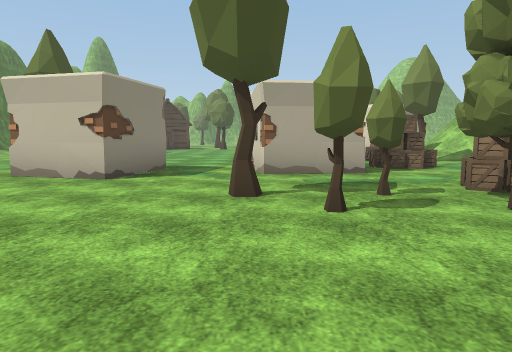
[1] (above)

24 first-person views from a walk through a 3-D level made in the Unity game engine. The camera is 1.3 m above the floor, tilts 6° down and sees 70° across. The floor is counted in squares, 2 m on a side. Each view is taken from the middle of a square. On the plan, view 1 faces up. The plan holds only what a view shows up to about 11 squares ahead; the rest is blank. The place goes on beyond the plan. The player character is not drawn. Some surface patterns are stand-ins.

[2]
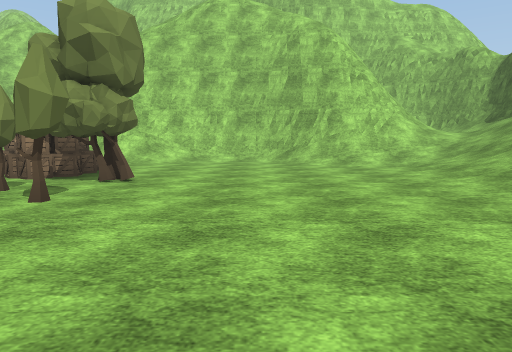

[3]
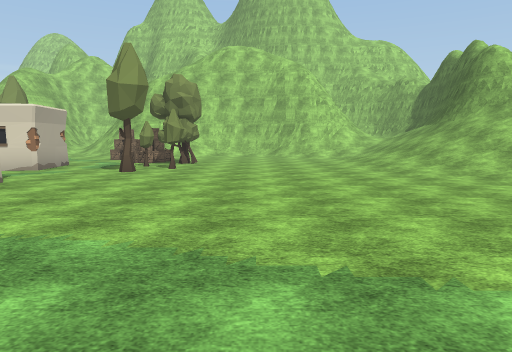

[4]
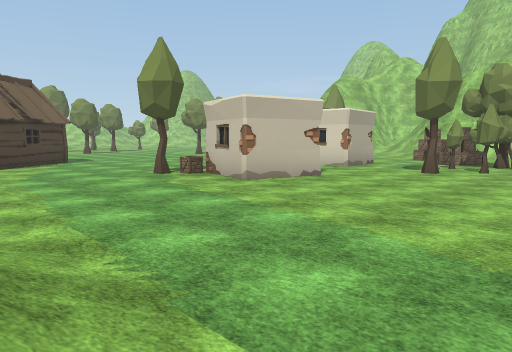

[5]
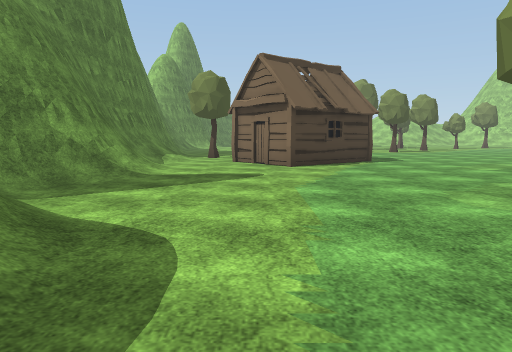

[6]
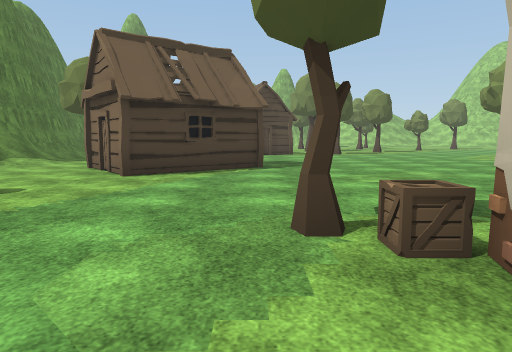

[7]
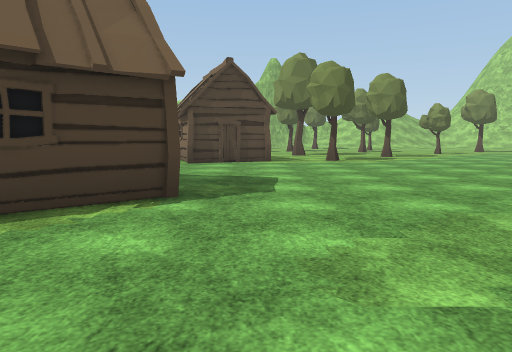

[8]
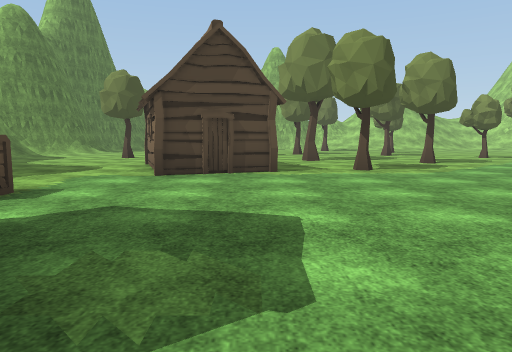

[9]
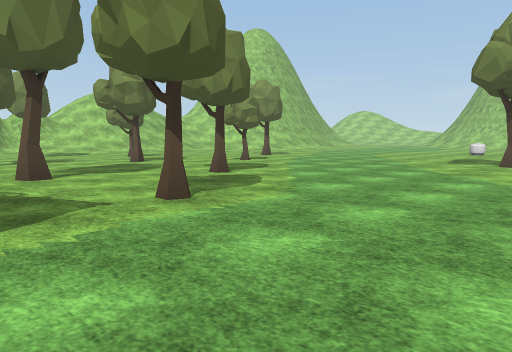

[10]
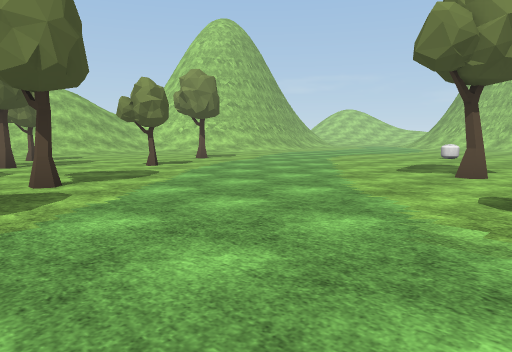

[11]
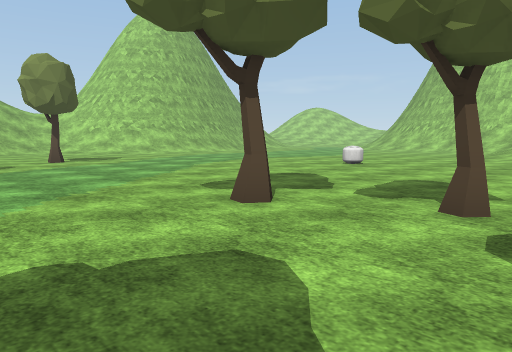

[12]
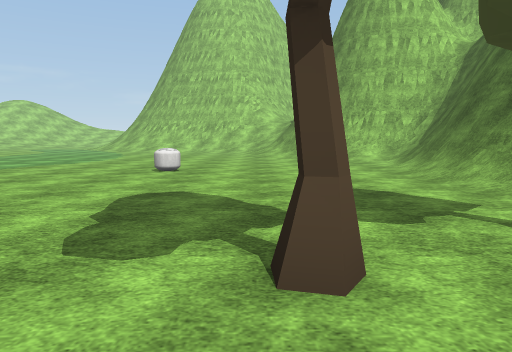

[13]
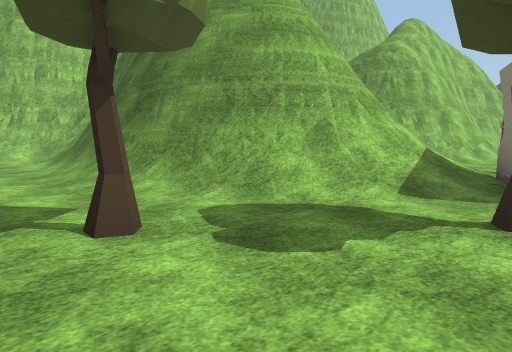

[14]
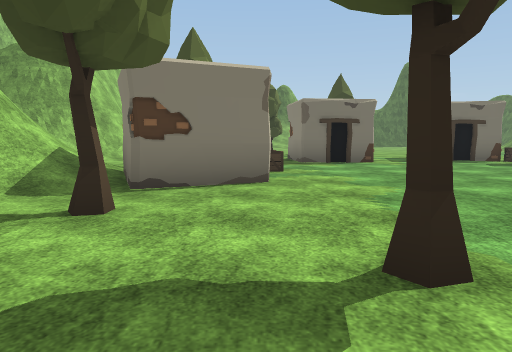

[15]
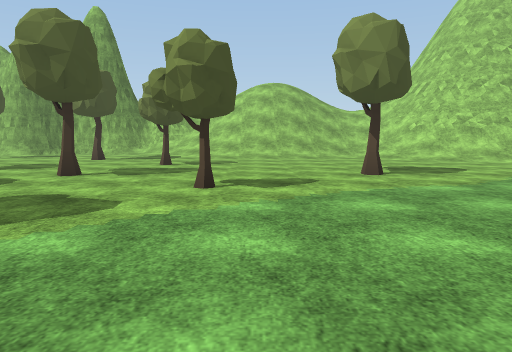

[16]
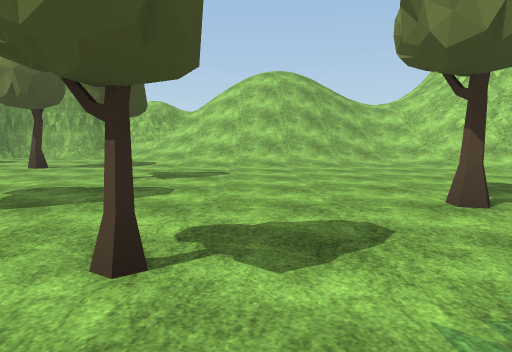

[17]
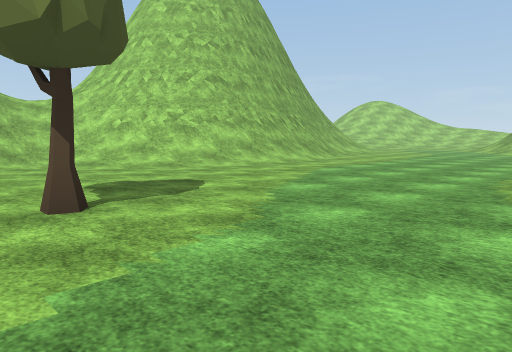

[18]
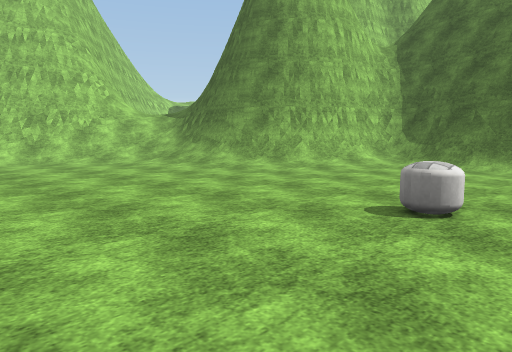

[19]
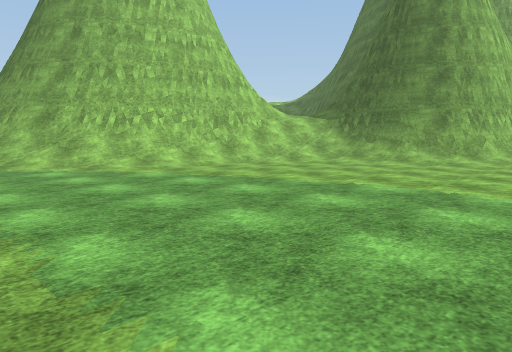

[20]
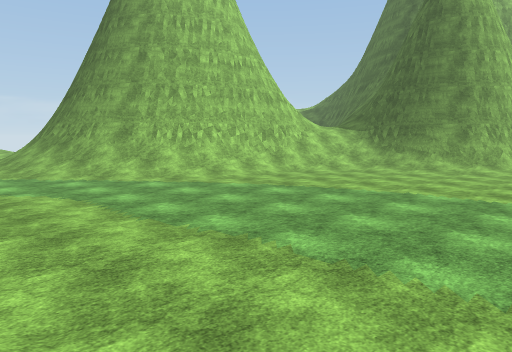

[21]
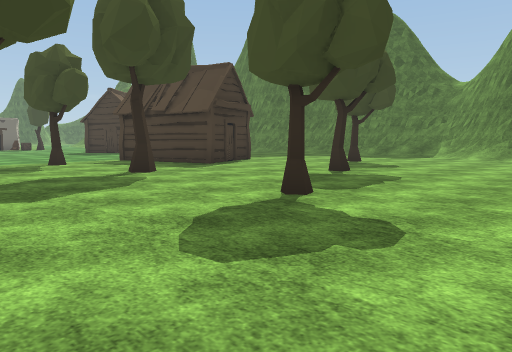

[22]
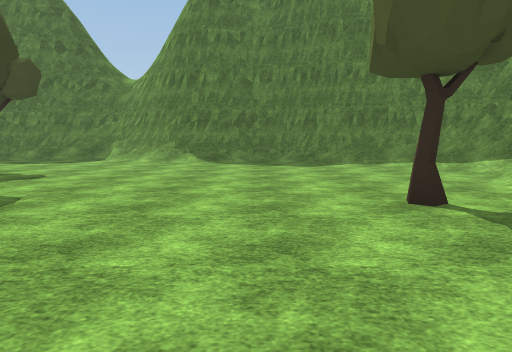

[23]
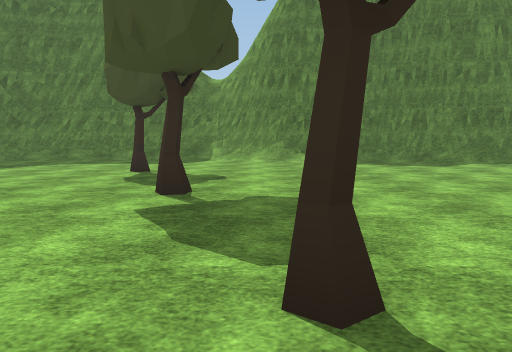

[24]
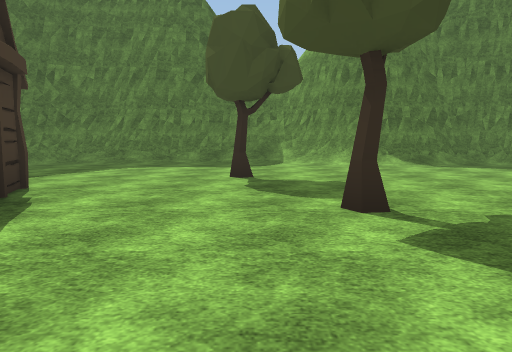

### Floor plan
Key: @ floor where view 1 was taken; # wall or solid block; . floor; / step, stairs or slope; = window, fence, low wall or low ledge; O other object.
Columns run from 13 left of view 1 to 23 right of it. Each row starts with its distance up from view 1.
 34   ##///   .=///////////#
 33   #//.... ..../////////##
 32   #/....O......////////###
 31  ##.........O.........///##
 30  ##....................///////
 29  ##............O...................
 28  ##..................................
 27 ##/........O.......O................/
 26 ##/.....O.....O....................//
 25 #/...O..........O.................//#
 24 ##................................/##
 23 ##.........O.....................//#
 22  #.....OO....O...................//#
 21  #.....O.O..............O......../##
 20  #/....OOO.O....................//##
 19  #/  ..............O.........//////
 18  #    ......................//###/
 17  ##.  O............O.......//####
 16  ##/O  ........O...../////./##
 15  ##/. OO.........O../######/#
 14  #//.O  O..........//#   ####
 13  ##..OOO.........#//##
 12   #/..O......... ##/#
 11   #/............OO./
 10  ##/............ O./
  9  #/.....O....... ....
  8   /......O#..###OO .//##
  7    /.....O##.##O.. ./##
  6     /....##...... O.##
  5     /...........O   ##
  4     /........O.OOO.//#
  3     /.........OOO.../#
  2     /.............../#
  1     /.............../#
  0      ........@...../##
 -1       ............./##
 -2         ......//////##
 -3          .../////////#
 -4            ///// /////
 -5             ////  ////
 -6               //    //
 -7                #     #

Where each view was taken, in squares from view 1:
view 1: 0 up, 0 right, facing up
view 2: 1 up, 3 left, facing right
view 3: 1 up, 9 left, facing right
view 4: 1 up, 9 left, facing up-right
view 5: 4 up, 8 left, facing up
view 6: 6 up, 5 left, facing up
view 7: 10 up, 4 left, facing up
view 8: 13 up, 4 left, facing up
view 9: 17 up, 4 left, facing up-right
view 10: 17 up, 1 left, facing up-right
view 11: 16 up, 3 right, facing up-right
view 12: 19 up, 4 right, facing right
view 13: 18 up, 4 right, facing down-right
view 14: 18 up, 3 right, facing down
view 15: 20 up, 4 right, facing up
view 16: 23 up, 4 right, facing up
view 17: 23 up, 5 right, facing up-right
view 18: 24 up, 10 right, facing down-right
view 19: 28 up, 13 right, facing down-right
view 20: 30 up, 13 right, facing down-right
view 21: 30 up, 1 right, facing down-left
view 22: 30 up, 1 left, facing left
view 23: 27 up, 1 left, facing left
view 24: 25 up, 2 left, facing left
